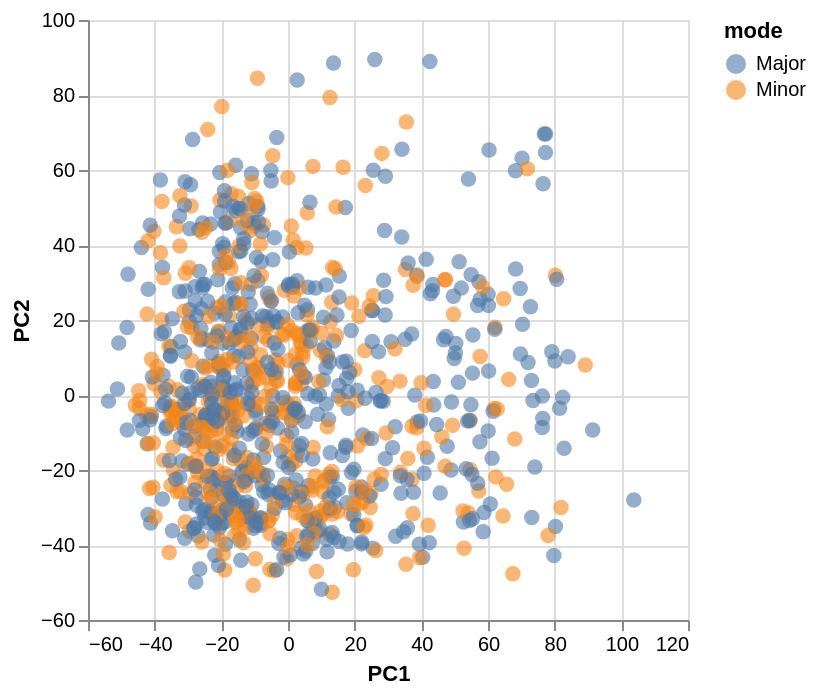

Source (notebook cell):
### Markdown cell above
### 4. Scaled vs. unscaled (compare)
**# YOUR TURN:** re-run PCA **without** `StandardScaler` and plot again. The axes and spread change — whichever features have the biggest raw numbers start to dominate. Which version would you publish, and why?

### Code cell
# YOUR TURN: PCA on d[feats] directly (no StandardScaler) and re-plot
pca = PCA(n_components=2).fit(d[feats])
pcs = pca.transform(d[feats])
d['PC1'], d['PC2'] = pcs[:,0], pcs[:,1]

alt.Chart(d).mark_circle(size=60, opacity=0.6).encode(
    x='PC1:Q', y='PC2:Q', color='mode:N',
    tooltip=['track_name:N','artist(s)_name:N']).interactive()

### Figure 1 — Vega-Lite specification as saved in the notebook (floating-point values rounded to 4 significant figures; data arrays with more than 128 entries replaced by an {"elided": "..."} marker saying what was removed)
{"config": {"view": {"continuousWidth": 300, "continuousHeight": 300}}, "data": {"name": "data-88cbcb39f76f6602ade1b408e9f95fc4"}, "mark": {"type": "circle", "opacity": 0.6, "size": 60}, "encoding": {"color": {"field": "mode", "type": "nominal"}, "tooltip": [{"field": "track_name", "type": "nominal"}, {"field": "artist(s)_name", "type": "nominal"}], "x": {"field": "PC1", "type": "quantitative"}, "y": {"field": "PC2", "type": "quantitative"}}, "params": [{"name": "param_4", "select": {"type": "interval", "encodings": ["x", "y"]}, "bind": "scales"}], "$schema": "https://vega.github.io/schema/vega-lite/v5.20.1.json", "datasets": {"data-88cbcb39f76f6602ade1b408e9f95fc4": {"elided": "953 records"}}}
